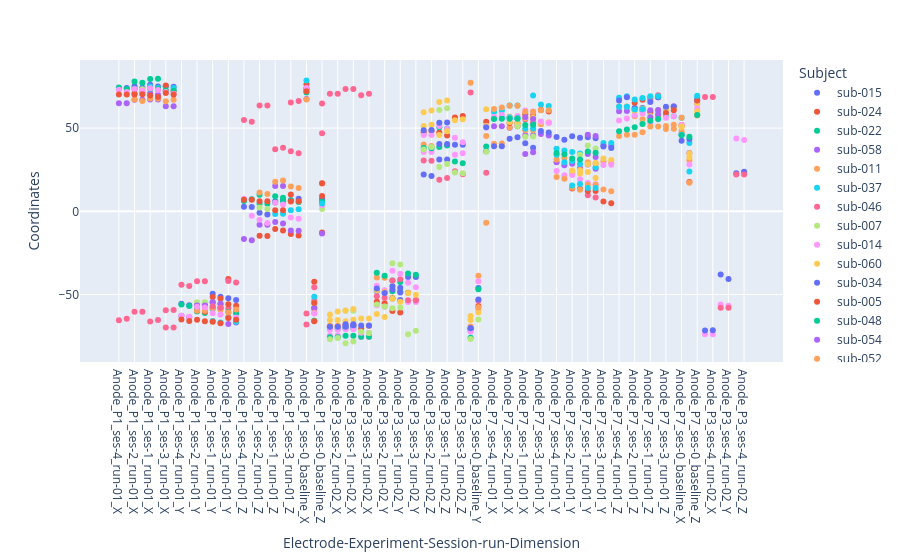

Notebook code cell kept with this figure:
### Code cell
df_concat_a=df_concat[df_concat['Electrode']=='Anode']
df_concat_a
make_plot(df_concat_a, 'Anode',[])
